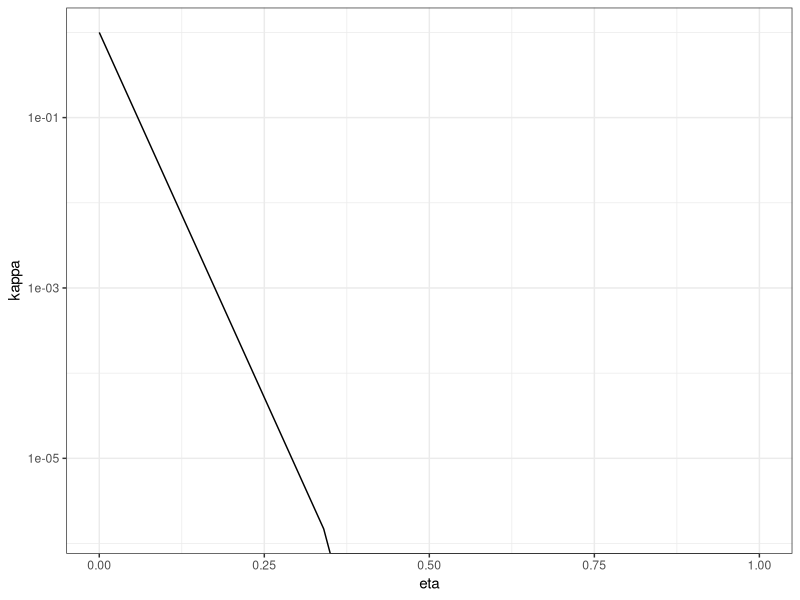

Generate this figure with R:
library(tidyverse)
theme_set(theme_bw())

kappa <- function(nebla,
  nebla_hash = 0.35, Gamma = 6, kappa_0 = 1) {
  ifelse(nebla <= nebla_hash, 
    10^(-nebla * Gamma / nebla_hash), 
    0)
}

tibble(eta = seq(0,1, 0.01), 
       kappa = kappa(eta)) %>% 
  ggplot() + 
  geom_line(aes(x = eta, y = kappa)) + 
  scale_y_continuous(trans='log10')

nebla_change <- function(f, nebla_hash = 0.35, Gamma = 6) {
  (nebla_hash / Gamma) * log10(f)
}
nebla_change(2) * 288


# Problem C ---------------------------------------------------------------

sigma      <- 5.670374419 * 10^(-8)
lapse_rate <- 10
delta_W    <- 4

delta_Z <- 1 / lapse_rate * (delta_W / sigma)^(1/4)
print(delta_Z)
